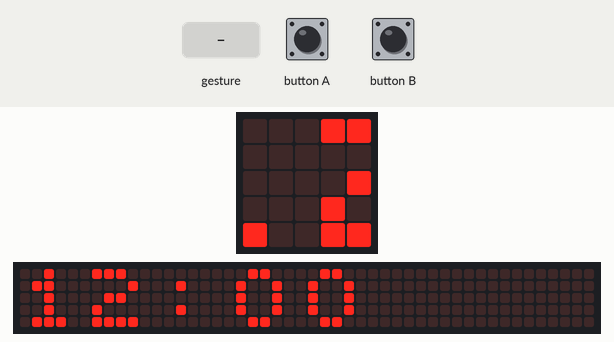
This program was run on a simulated BBC micro:bit (MakeCode). On the bench: the board's 5×5 LED display, a strip that is not on the board, showing the scrolling text unrolled. The inputs (shaded band) are chosen by the test bench. A tilt is held for 1.5 s and a shake lasts 1 s, then the board lies face up again; the 48×5 strip is a reading aid, not a part: it shows the text the display is scrolling, unrolled, one strip-width of it at a time.

Above: at 1.27 s.
1.3 s: gesture 'shake'
At 5.77 s:
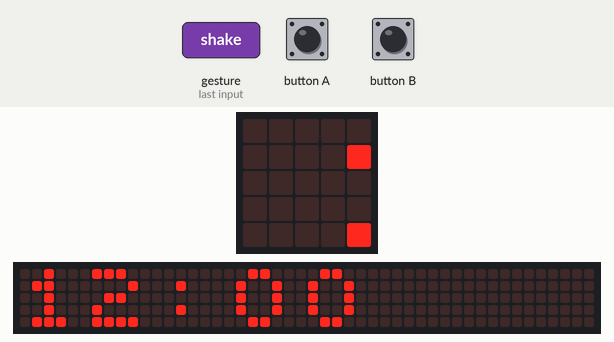
At 12.0 s:
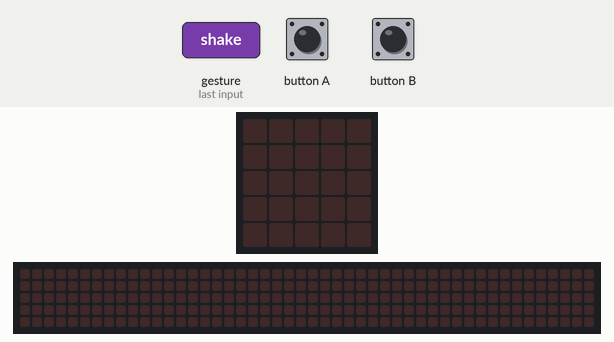
Timing chart, 0 to 12.3 s (numbered marks = the images above; inputs shaded):
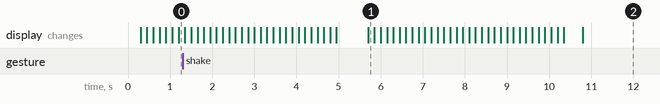

The program:

main.ts
```typescript
input.onButtonPressed(Button.A, function () {
    if (H < 23) {
        H += 1
    } else {
        H = 0
    }
})
input.onGesture(Gesture.Shake, function () {
    basic.showString("" + H + ":" + form_m)
})
input.onButtonPressed(Button.B, function () {
    if (M < 59) {
        M += 1
    } else {
        M = 0
    }
})
let form_m = ""
let M = 0
let H = 0
music.setTempo(100)
H = 12
M = 0
if (M < 10) {
    form_m = "0" + M
} else {
    form_m = " " + M
}
basic.forever(function () {
    basic.showString("" + H + ":" + form_m)
    basic.pause(60 * 1000)
    if (M < 59) {
        M += 1
    } else {
        M = 0
        if (H < 23) {
            H += 1
        } else {
            H = 0
        }
    }
    if (M < 10) {
        form_m = "0" + M
    } else {
        form_m = " " + M
    }
})
```

test.ts
```typescript
// 在此处测试；当此软件包作为插件使用时，将不会编译此软件包。
```
